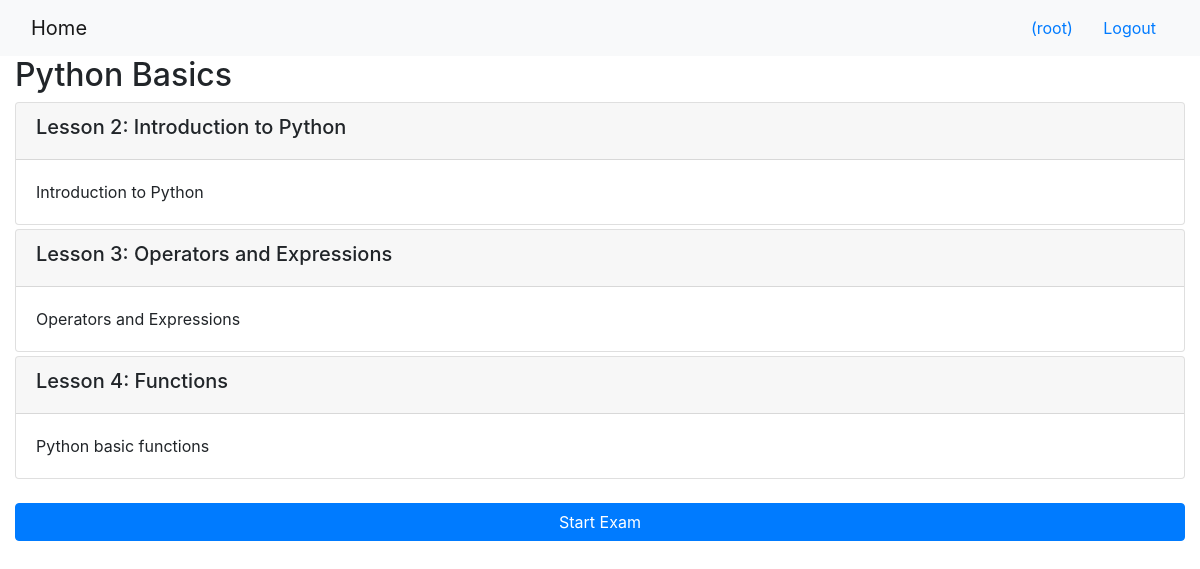
The app's page /onlinecourse/2/ (signed in) with its own data.
### onlinecourse/models.py (models this page shows, shortened)
class Course(models.Model):
    name = models.CharField(null=False, max_length=30, default='online course')
    image = models.ImageField(upload_to='course_images/')
    description = models.CharField(max_length=1000)
    pub_date = models.DateField(null=True)
    instructors = models.ManyToManyField(Instructor)
    users = models.ManyToManyField(settings.AUTH_USER_MODEL, through='Enrollment')
    total_enrollment = models.IntegerField(default=0)
    is_enrolled = False

class Lesson(models.Model):
    title = models.CharField(max_length=200, default="title")
    order = models.IntegerField(default=0)
    course = models.ForeignKey(Course, on_delete=models.CASCADE)
    content = models.TextField()

### onlinecourse/views.py (the view)
# urls.py: path('<int:pk>/', views.CourseDetailView.as_view(), name='course_details'),
class CourseDetailView(generic.DetailView):
    model = Course
    template_name = 'onlinecourse/course_detail_bootstrap.html'

### onlinecourse/templates/onlinecourse/course_detail_bootstrap.html (shortened to what this page needs)
<!DOCTYPE html>
<html lang="en">
<head>
     {% load static %}
    <link rel="stylesheet" href="https://maxcdn.bootstrapcdn.com/bootstrap/4.5.2/css/bootstrap.min.css">
</head>
<body>
    <nav class="navbar navbar-light bg-light">
        <div class="container-fluid">
            <div class="navbar-header">
                  <a class="navbar-brand" href="{% url 'onlinecourse:index' %}">Home</a>
            </div>
            <ul class="nav navbar-nav navbar-right">
                {% if user.is_authenticated %}
                <li>
                    <a class="btn btn-link" href="#">{{ user.first_name }}({{ user.username }})</a>
                    <a class="btn btn-link" href="{% url 'onlinecourse:logout' %}">Logout</a>
                </li>
                {% endif %}
            </ul>
        </div>
    </nav>
    <div class="container-fluid">
            <h2>{{ course.name }}</h2>
            <div class="card-columns-vertical">
                {% for lesson in course.lesson_set.all %}
                    <div class="card mt-1">
                        <div class="card-header"><h5>Lesson {{lesson.order|add:1}}: {{lesson.title}}</h5></div>
                        <div class="card-body">{{lesson.content}}</div>
                    </div>
                {% endfor %}
            </div>
            {% if user.is_authenticated %}
            <br>
            <button class="btn btn-primary btn-block" data-toggle="collapse" data-target="#exam">Start Exam</button>
            <br>
                {% endif %}
    </div>
</body>
</html>

### records on screen
Course: name "Python Basics"
Lesson: order|add "2", title "Introduction to Python", content "Introduction to Python"
Lesson: order|add "3", title "Operators and Expressions", content "Operators and Expressions"
Lesson: order|add "4", title "Functions", content "Python basic functions"

### other values on screen
{{ user.username }} "root"
